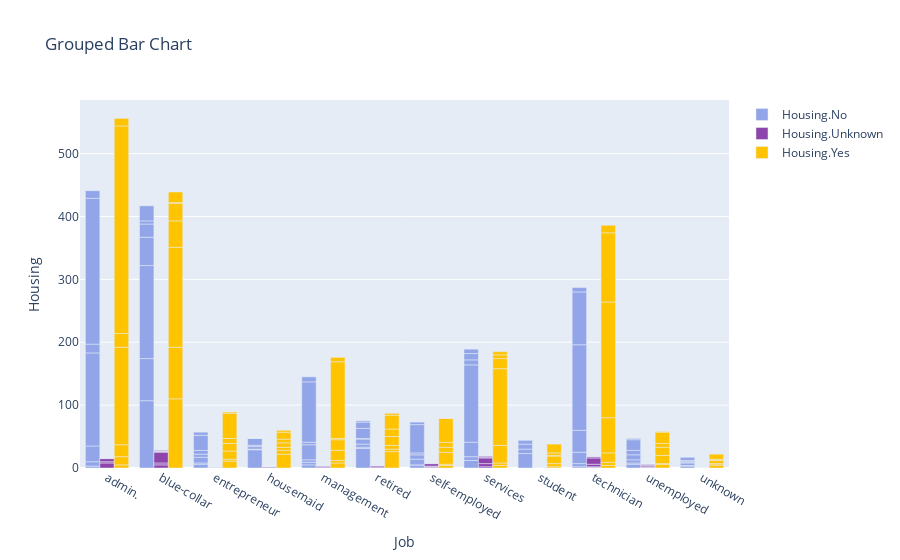

Notebook cell for this chart:
### Code cell
choice_made = 'Housing'
x_col = 'job'

drawfig(dfx, choice_made, x_col).show()

### Figure 1 — Plotly figure (JSON) as saved in the notebook; plotly's stock layout.template omitted (floating-point values rounded to 4 significant figures)
{"data": [{"marker": {"color": "#92A5E8"}, "name": "Housing.No", "type": "bar", "x": ["admin.", "blue-collar", "entrepreneur", "housemaid", "management", "retired", "self-employed", "services", "student", "technician", "unemployed", "unknown", "admin.", "blue-collar", "entrepreneur", "housemaid", "management", "retired", "self-employed", "services", "technician", "unemployed", "unknown", "admin.", "blue-collar", "entrepreneur", "housemaid", "management", "retired", "self-employed", "services", "student", "technician", "unemployed", "unknown", "admin.", "blue-collar", "entrepreneur", "housemaid", "management", "retired", "self-employed", "services", "student", "technician", "unemployed", "unknown", "retired", "admin.", "blue-collar", "entrepreneur", "housemaid", "management", "retired", "self-employed", "services", "student", "technician", "unemployed", "unknown", "admin.", "blue-collar", "entrepreneur", "housemaid", "management", "retired", "self-employed", "services", "student", "technician", "unemployed", "unknown", "admin.", "blue-collar", "entrepreneur", "housemaid", "management", "retired", "self-employed", "services", "student", "technician", "unemployed", "unknown"], "y": [3, 107, 6, 29, 5, 31, 5, 12, 0, 2, 6, 3, 7, 67, 2, 1, 4, 2, 0, 6, 5, 2, 1, 25, 148, 9, 0, 4, 5, 9, 23, 0, 18, 5, 4, 148, 45, 5, 4, 24, 8, 7, 123, 23, 35, 8, 1, 1, 14, 21, 6, 2, 4, 16, 3, 8, 7, 136, 7, 2, 232, 5, 24, 11, 96, 10, 45, 10, 8, 84, 17, 1, 12, 24, 5, 0, 8, 2, 4, 7, 6, 7, 2, 5]}, {"marker": {"color": "#8E44AD"}, "name": "Housing.Unknown", "type": "bar", "x": ["admin.", "blue-collar", "entrepreneur", "housemaid", "management", "retired", "self-employed", "services", "student", "technician", "unemployed", "unknown", "admin.", "blue-collar", "entrepreneur", "housemaid", "management", "retired", "self-employed", "services", "technician", "unemployed", "unknown", "admin.", "blue-collar", "entrepreneur", "housemaid", "management", "retired", "self-employed", "services", "student", "technician", "unemployed", "unknown", "admin.", "blue-collar", "entrepreneur", "housemaid", "management", "retired", "self-employed", "services", "student", "technician", "unemployed", "unknown", "retired", "admin.", "blue-collar", "entrepreneur", "housemaid", "management", "retired", "self-employed", "services", "student", "technician", "unemployed", "unknown", "admin.", "blue-collar", "entrepreneur", "housemaid", "management", "retired", "self-employed", "services", "student", "technician", "unemployed", "unknown", "admin.", "blue-collar", "entrepreneur", "housemaid", "management", "retired", "self-employed", "services", "student", "technician", "unemployed", "unknown"], "y": [0, 5, 1, 1, 0, 2, 2, 0, 0, 1, 1, 0, 0, 3, 0, 2, 0, 0, 0, 2, 0, 0, 0, 0, 17, 1, 0, 0, 0, 0, 5, 0, 1, 0, 0, 8, 2, 0, 0, 0, 2, 0, 9, 0, 4, 2, 0, 0, 2, 0, 0, 0, 1, 0, 1, 1, 0, 10, 1, 0, 5, 0, 0, 0, 2, 0, 4, 2, 0, 2, 2, 0, 0, 1, 0, 0, 0, 0, 0, 0, 0, 0, 0, 0]}, {"marker": {"color": "#FFC300"}, "name": "Housing.Yes", "type": "bar", "x": ["admin.", "blue-collar", "entrepreneur", "housemaid", "management", "retired", "self-employed", "services", "student", "technician", "unemployed", "unknown", "admin.", "blue-collar", "entrepreneur", "housemaid", "management", "retired", "self-employed", "services", "technician", "unemployed", "unknown", "admin.", "blue-collar", "entrepreneur", "housemaid", "management", "retired", "self-employed", "services", "student", "technician", "unemployed", "unknown", "admin.", "blue-collar", "entrepreneur", "housemaid", "management", "retired", "self-employed", "services", "student", "technician", "unemployed", "unknown", "retired", "admin.", "blue-collar", "entrepreneur", "housemaid", "management", "retired", "self-employed", "services", "student", "technician", "unemployed", "unknown", "admin.", "blue-collar", "entrepreneur", "housemaid", "management", "retired", "self-employed", "services", "student", "technician", "unemployed", "unknown", "admin.", "blue-collar", "entrepreneur", "housemaid", "management", "retired", "self-employed", "services", "student", "technician", "unemployed", "unknown"], "y": [5, 110, 11, 22, 8, 26, 4, 4, 2, 4, 6, 5, 13, 82, 3, 6, 4, 4, 2, 4, 5, 1, 0, 19, 159, 13, 5, 16, 6, 19, 28, 5, 15, 13, 2, 155, 42, 12, 7, 17, 14, 8, 122, 12, 56, 13, 5, 0, 22, 28, 8, 6, 2, 12, 8, 16, 1, 184, 6, 0, 330, 1, 40, 11, 122, 22, 38, 6, 4, 110, 18, 2, 12, 17, 2, 3, 7, 3, 0, 5, 14, 12, 1, 8]}], "layout": {"autosize": true, "title": {"text": "Grouped Bar Chart"}, "xaxis": {"autorange": true, "range": [-0.5, 11.5], "title": {"text": "Job"}, "type": "category"}, "yaxis": {"autorange": true, "range": [0, 585.3], "title": {"text": "Housing"}, "type": "linear"}}}
